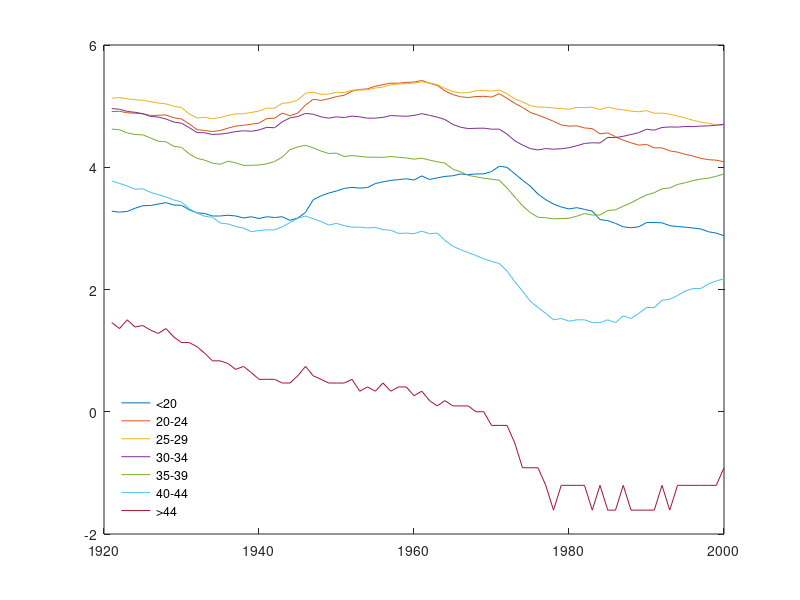

This chart was generated by the following MATLAB code: (Note: this script raises an error after producing the figure.)

% Taxas anuais de fertilidade na Australia de 1921 a 2000
FertRate = csvread('Australia_Fert_Rate.csv');
% logaritmo das taxas
logFerRate = [FertRate(1,:);FertRate(2:10,1) log(FertRate(2:10,2:81))];

% log das taxas de fertilidade vistos como séries temporais para cada faixa
% de idade
plot(logFerRate(1,2:81),logFerRate(3:9,2:81))
%plot(1921:2000,logFerRate(3,2:81),'-',1921:2000,logFerRate(4,2:81),'--',...
%1921:2000,logFerRate(5,2:81),':',1921:2000,logFerRate(6,2:81),'-.',...
%1921:2000,logFerRate(7,2:81),'-',1921:2000,logFerRate(8,2:81),'--',...
%1921:2000,logFerRate(9,2:81),':','LineWidth',2)

set(gca,'LineStyleOrder',{'-','--',':','-.','-','--',':'})
legend('<20','20-24','25-29','30-34','35-39','40-44','>44')
legend('Location','southwest')
legend('boxoff')

n = 80;  % número de funcionais
nt = 64;  % número de pontos usados para cada ano
u = linspace(13,52,nt);  % nt valores igualmente espaçados de 13 a 52
% matriz para armazenar as funções suavizadas do log das taxas anuais
% avaliadas nos pontos de u referente às idades das mães
SmoLogFertRate = zeros(nt,n);

%fspl = fit(logFerRate(2:10,1),logFerRate(2:10,2),'smoothingspline');
%plot(fspl,logFerRate(2:10,1),logFerRate(2:10,2))
%plot(u,fspl(u))

% laço para obter a função suavizada da log-taxa em cada ano, sendo
% armazenada a função avaliada nos pontos do vetor u
for k=2:81
    fspl = fit(logFerRate(2:10,1),logFerRate(2:10,k),'smoothingspline');
    SmoLogFertRate(:,(k-1)) = fspl(u);
end

% log-taxas em função das idades para alguns anos
%plot(u,SmoLogFertRate(:,[1,20,40,60,80]),'LineWidth',2)
plot(u,SmoLogFertRate(:,1),'-',u,SmoLogFertRate(:,20),'--',...
    u,SmoLogFertRate(:,40),':',u,SmoLogFertRate(:,60),'-.',...
    u,SmoLogFertRate(:,80),'--','LineWidth',2)
xlabel('Age')
ylabel('Log fertility rate')
legend('1921','1940','1960','1980','2000','Position',[120 80 1 1])
%legend('Location','southwest')
legend('boxoff')


%*******************************************************************%
%*******************************************************************%

% Nessa etapa será feita uma análise de componentes principais funcional
% para as log-taxas em função das idades, onde serão usadas os funcionais
% discretizados (avaliados em pontos específicos), tomando como base o PCA
% descrito em Ramsay e Silverman (2005, p. 162 e 163). A base usada na
% expansão dos funcionais será a base de ondaletas.

% média cruzada (ao longo dos anos) das log-taxas
mu = mean(SmoLogFertRate,2);
% matriz com funcionais discretizados e centrados (com média zero)
X = (SmoLogFertRate - mu*ones(1,n))';

N = 3;  % nível usado na função wavedec
wname = 'db4';  % base do ondaletas usada nas decomposições
% número de coefientes da base de ondaletas usada para o nt utilizado
J = 84;
% matriz de cujas linhas terão a decomposição em ondaletas
% de cada funcional observado (linha da matriz X)
Xdec = zeros(n,J);

% decomposição de cada funcional dos n anos
for ii = 1:n
    % As linhas de Xdec vão armazenar as decomposições das linhas de X,
    % i.e., dos funcionais. Lw vai armazenar os númeroes de coeficientes em
    % cada nível das decomposições, sendo seu último elemente o número de
    % pontos das colunas
    [Xdec(ii,:),Lw] = wavedec(X(ii,:),N,wname);
end

% versão discretizada do operador de variância-covariância
mV = (1/n)*(Xdec')*Xdec;

% Análise de autovalores e autovetores. As colunas da matriz B serão os
% coeficientes da decomposição das autofunções discretizadas, enquanto que
% os valores na diagonal de L serão seus autovalores correspondentes
[B,L] = eig(mV);

plot(diag(L(1:5,1:5)))  % gráfico dos maiores autovalores
sprintf('%8.2f, ',diag(L(1:5,1:4)))  % maiores autovalores
% porcentagem da variabilidade explicada por cada autofunção
100*diag(L(1:4,1:4))/norm(diag(L),1)

% recuperando autofunções avaliadas nos pontos do vetor u
h1_hat =  waverec(B(:,1),Lw,wname);
h2_hat =  waverec(B(:,2),Lw,wname);
h3_hat =  waverec(B(:,3),Lw,wname);

subplot(1,4,1); plot(u,mu);xlim([12 53])
subplot(1,4,2); plot(u,h1_hat);xlim([12 53])
subplot(1,4,3); plot(u,h2_hat);xlim([12 53])
subplot(1,4,4); plot(u,h3_hat);xlim([12 53])

% coeficientes da decomposição dos funcionais nas três primeiras
% autofunções
vbeta1 = X*h1_hat;
vbeta2 = X*h2_hat;
vbeta3 = X*h3_hat;
% série temporal formada pelos coeficientes da decomposição
subplot(1,3,1); plot(1921:2000,vbeta1)
subplot(1,3,2); plot(1921:2000,vbeta2)
subplot(1,3,3); plot(1921:2000,vbeta3)

%*******************************************************************%
%*******************************************************************%


p = 5;  % lag máximo utilizado
N = 3;  % nível usado na função wavedec
wname = 'db4';  % base do ondaletas usada nas decomposições
% número de coefientes da base de ondaletas usada para o nt utilizado
J = 84;
% matriz de cujas linhas terão a decomposição em ondaletas
% de cada funcional observado (linha da matriz X)
Xdec = zeros(J,n);

% decomposição de cada funcional dos n anos
for ii = 1:n
    % As linhas de Xdec vão armazenar as decomposições das linhas de X,
    % i.e., dos funcionais. Lw vai armazenar os númeroes de coeficientes em
    % cada nível das decomposições, sendo seu último elemente o número de
    % pontos das colunas
    [Xdec(:,ii),Lw] = wavedec(SmoLogFertRate(:,ii),N,wname);
end

% esse vetor terá a média de um determinado coeficiente
% ao longo dos n dias
mu_dec = mean(Xdec,2);

% matriz com os desvios dos coeficientes em relação à
% média dos coeficientes num mesmo dia
C = Xdec - mu_dec*ones(1,n);

% agora será obtida a matriz formada pelos coeficientes das
% decomposições das observações dos funcionais. 
C1 = C(:,1:(n-p));
D1 = zeros(n-p,n-p);
for k=1:p
    D1 = D1 + C(:,(k+1):(n-p+k))'*C(:,(k+1):(n-p+k));
end
D = C1*D1*C1'/((n-p)^2);

% após obter D, calculamos os autovetores e autovalores da mesma.
% as colunas de B terão os autovetores de D, que são os coeficientes de
% ondaletas das autofunções associadas aos autovalores na diagonal de L
[B,L] = eig(D);

plot(diag(L(1:5,1:5)))
sprintf('%8.4f, ',diag(L(1:10,1:10)))
diag(L(1:5,1:5))'
round(100*real(diag(L(1:5,1:5)))/norm(diag(L)),4)'

Nboot = 301;  % número de réplicas bootstrap
alpha = .05;  % nível de significância do teste bootstrap
% realizando os testes bootstrap para estimar a dimensão do processo
d0 = 1;
mPvalues = ones(1,8);  % valores-p dos testes dos 8 maiores autovalores

% Usando uma semente para o teste bootstrap
rng(2018);
while d0<=8
    % simularemos um processo de dimensão d0 e assim obtemos a distribuição
    % empírica bootstrap do (d0+1)-ésimo maior autovalor de D usando a
    % função DimEst_wavestrap
    d_boot = DimEst_wavestrap( Xdec, Nboot, B(:,[1:d0]), p);
    % valor-p para o (d0+1)-ésimo maior autovalor de D
    mPvalues(1,d0) = sum(d_boot>L(d0+1,d0+1))/Nboot;
    % verificamos se a hipótese nula de que esse autovalor é zero não é
    % rejeitada
    if (mPvalues(1,d0)>alpha)
        % se a hipótese não for rejeitada para d0+1, então a dimensão
        % selecionada será d0
        vDimSel = d0;
        d0 = 9;
    end
    d0 = d0 + 1;
end

mPvalues
vDimSel

mu =  waverec(mu_dec,Lw,wname);
% recuperando autofunções avaliadas nos pontos do vetor u
h1_hat =  waverec(B(:,1),Lw,wname);
h2_hat =  waverec(B(:,2),Lw,wname);
h3_hat =  waverec(B(:,3),Lw,wname);
h4_hat =  waverec(B(:,4),Lw,wname);
%h5_hat =  waverec(B(:,5),Lw,wname);

subplot(2,3,1); plot(u,mu);xlim([12 53]); 
ylabel('$\mu(x)$','Interpreter','latex');xlabel('Age');
subplot(2,3,2); plot(u,h1_hat);xlim([12 53])
ylabel('$h_1(x)$','Interpreter','latex');xlabel('Age');
subplot(2,3,3); plot(u,h2_hat);xlim([12 53])
ylabel('$h_2(x)$','Interpreter','latex');xlabel('Age');
subplot(2,3,4); plot(u,h3_hat);xlim([12 53])
ylabel('$h_3(x)$','Interpreter','latex');xlabel('Age');
subplot(2,3,5); plot(u,h4_hat);xlim([12 53])
ylabel('$h_4(x)$','Interpreter','latex');xlabel('Age');


%*******************************************************************%
%*******************************************************************%

% Nessa simulação usamos o terceiro tipo de bootstrap, em que uma
% limiarização é aplicada na função média e nas autofunções para cirar um
% resíduo que será usado para formar as amostras bootstrap

Nboot = 301;  % número de réplicas bootstrap
alpha = .05;  % nível de significância do teste bootstrap
% realizando os testes bootstrap para estimar a dimensão do processo
d0 = 1;
mPvalues = ones(1,8);  % valores-p dos testes dos 8 maiores autovalores

% Usando uma semente para o teste bootstrap
while d0<=8
    % simularemos um processo de dimensão d0 e assim obtemos a distribuição
    % empírica bootstrap do (d0+1)-ésimo maior autovalor de D usando a
    % função DimEst_wavestrap
    d_boot = DimEst_wavestrap_thresh(Xdec, Nboot, B(:,[1:d0]), p, N, wname);
    % valor-p para o (d0+1)-ésimo maior autovalor de D
    mPvalues(1,d0) = sum(d_boot>L(d0+1,d0+1))/Nboot;
    % verificamos se a hipótese nula de que esse autovalor é zero não é
    % rejeitada
    if (mPvalues(1,d0)>alpha)
        % se a hipótese não for rejeitada para d0+1, então a dimensão
        % selecionada será d0
        vDimSel = d0;
        d0 = 9;
    end
    d0 = d0 + 1;
end

mPvalues
vDimSel


%*******************************************************************%
%*******************************************************************%

% Nessa simulação usamos o segundo tipo de bootstrap, em que uma
% limiarização é aplicada nos funcionais observados antes de realizar um
% procedimento de bootstrap de Bathia et al (2010)

p = 5;  % lag máximo utilizado
N = 3;  % nível usado na função wavedec
wname = 'db4';  % base do ondaletas usada nas decomposições
% número de coefientes da base de ondaletas usada para o nt utilizado
J = 84;
% matriz de cujas linhas terão a decomposição em ondaletas
% de cada funcional observado (linha da matriz X)
Xdec = zeros(J,n);

% decomposição de cada funcional dos n anos
for ii = 1:n
    % As linhas de Xdec vão armazenar as decomposições das linhas de X,
    % i.e., dos funcionais. Lw vai armazenar os númeroes de coeficientes em
    % cada nível das decomposições, sendo seu último elemente o número de
    % pontos das colunas
    [~,Xdec(:,ii),Lw] = wden(SmoLogFertRate(:,ii),'sqtwolog','h','mln',N,wname);
end

% esse vetor terá a média de um determinado coeficiente
% ao longo dos n dias
mu_dec = mean(Xdec,2);

% matriz com os desvios dos coeficientes em relação à
% média dos coeficientes num mesmo dia
C = Xdec - mu_dec*ones(1,n);

% agora será obtida a matriz formada pelos coeficientes das
% decomposições das observações dos funcionais. 
C1 = C(:,1:(n-p));
D1 = zeros(n-p,n-p);
for k=1:p
    D1 = D1 + C(:,(k+1):(n-p+k))'*C(:,(k+1):(n-p+k));
end
D = C1*D1*C1'/((n-p)^2);

% após obter D, calculamos os autovetores e autovalores da mesma.
% as colunas de B terão os autovetores de D, que são os coeficientes de
% ondaletas das autofunções associadas aos autovalores na diagonal de L
[B,L] = eig(D);

Nboot = 301;  % número de réplicas bootstrap
alpha = .05;  % nível de significância do teste bootstrap
% realizando os testes bootstrap para estimar a dimensão do processo
d0 = 1;
mPvalues = ones(1,8);  % valores-p dos testes dos 8 maiores autovalores

while d0<=8
    % simularemos um processo de dimensão d0 e assim obtemos a distribuição
    % empírica bootstrap do (d0+1)-ésimo maior autovalor de D usando a
    % função DimEst_wavestrap
    d_boot = DimEst_wavestrap( Xdec, Nboot, B(:,[1:d0]), p);
    % valor-p para o (d0+1)-ésimo maior autovalor de D
    mPvalues(1,d0) = sum(d_boot>L(d0+1,d0+1))/Nboot;
    % verificamos se a hipótese nula de que esse autovalor é zero não é
    % rejeitada
    if (mPvalues(1,d0)>alpha)
        % se a hipótese não for rejeitada para d0+1, então a dimensão
        % selecionada será d0
        vDimSel = d0;
        d0 = 9;
    end
    d0 = d0 + 1;
end

mPvalues
vDimSel

